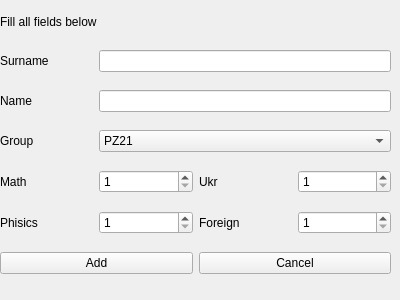
<?xml version="1.0" encoding="UTF-8"?>
<ui version="4.0">
 <class>addstudent</class>
 <widget class="QWidget" name="addstudent">
  <property name="geometry">
   <rect>
    <x>0</x>
    <y>0</y>
    <width>400</width>
    <height>300</height>
   </rect>
  </property>
  <property name="windowTitle">
   <string>Form</string>
  </property>
  <widget class="QWidget" name="layoutWidget">
   <property name="geometry">
    <rect>
     <x>0</x>
     <y>0</y>
     <width>391</width>
     <height>291</height>
    </rect>
   </property>
   <layout class="QGridLayout" name="gridLayout">
    <item row="5" column="2">
     <widget class="QLabel" name="label_8">
      <property name="text">
       <string>Foreign</string>
      </property>
     </widget>
    </item>
    <item row="3" column="0">
     <widget class="QLabel" name="label_4">
      <property name="text">
       <string>Group</string>
      </property>
     </widget>
    </item>
    <item row="1" column="1" colspan="3">
     <widget class="QLineEdit" name="surname"/>
    </item>
    <item row="4" column="0">
     <widget class="QLabel" name="label_5">
      <property name="text">
       <string>Math</string>
      </property>
     </widget>
    </item>
    <item row="2" column="1" colspan="3">
     <widget class="QLineEdit" name="name"/>
    </item>
    <item row="4" column="1">
     <widget class="QSpinBox" name="math">
      <property name="minimum">
       <number>1</number>
      </property>
      <property name="maximum">
       <number>5</number>
      </property>
     </widget>
    </item>
    <item row="5" column="0">
     <widget class="QLabel" name="label_6">
      <property name="text">
       <string>Phisics</string>
      </property>
     </widget>
    </item>
    <item row="2" column="0">
     <widget class="QLabel" name="label_3">
      <property name="text">
       <string>Name</string>
      </property>
     </widget>
    </item>
    <item row="4" column="2">
     <widget class="QLabel" name="label_7">
      <property name="text">
       <string>Ukr</string>
      </property>
     </widget>
    </item>
    <item row="1" column="0">
     <widget class="QLabel" name="label_2">
      <property name="text">
       <string>Surname</string>
      </property>
     </widget>
    </item>
    <item row="5" column="1">
     <widget class="QSpinBox" name="phisics">
      <property name="minimum">
       <number>1</number>
      </property>
      <property name="maximum">
       <number>5</number>
      </property>
     </widget>
    </item>
    <item row="5" column="3">
     <widget class="QSpinBox" name="foregn">
      <property name="minimum">
       <number>1</number>
      </property>
      <property name="maximum">
       <number>5</number>
      </property>
     </widget>
    </item>
    <item row="0" column="0" colspan="2">
     <widget class="QLabel" name="label">
      <property name="sizePolicy">
       <sizepolicy hsizetype="Ignored" vsizetype="Minimum">
        <horstretch>0</horstretch>
        <verstretch>0</verstretch>
       </sizepolicy>
      </property>
      <property name="maximumSize">
       <size>
        <width>16777215</width>
        <height>20</height>
       </size>
      </property>
      <property name="text">
       <string>Fill all fields below</string>
      </property>
     </widget>
    </item>
    <item row="3" column="1" colspan="3">
     <widget class="QComboBox" name="group">
      <item>
       <property name="text">
        <string>PZ21</string>
       </property>
      </item>
      <item>
       <property name="text">
        <string>PZ22</string>
       </property>
      </item>
      <item>
       <property name="text">
        <string>PZ23</string>
       </property>
      </item>
      <item>
       <property name="text">
        <string>PZ24</string>
       </property>
      </item>
      <item>
       <property name="text">
        <string>PZ25</string>
       </property>
      </item>
      <item>
       <property name="text">
        <string>PZ26</string>
       </property>
      </item>
     </widget>
    </item>
    <item row="4" column="3">
     <widget class="QSpinBox" name="ukr">
      <property name="minimum">
       <number>1</number>
      </property>
      <property name="maximum">
       <number>5</number>
      </property>
     </widget>
    </item>
    <item row="6" column="2" colspan="2">
     <widget class="QPushButton" name="pushButton_2">
      <property name="text">
       <string>Cancel</string>
      </property>
     </widget>
    </item>
    <item row="6" column="0" colspan="2">
     <widget class="QPushButton" name="pushButton">
      <property name="text">
       <string>Add</string>
      </property>
     </widget>
    </item>
   </layout>
  </widget>
 </widget>
 <resources/>
 <connections/>
</ui>
